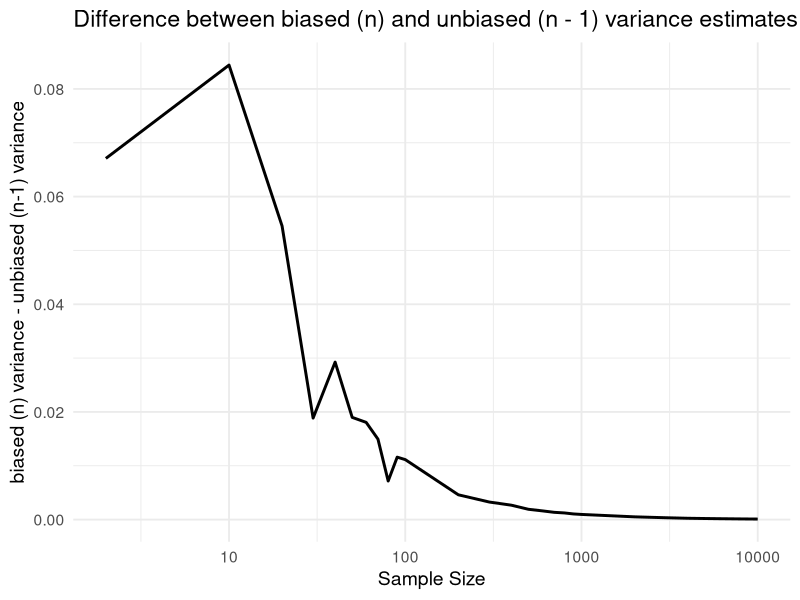
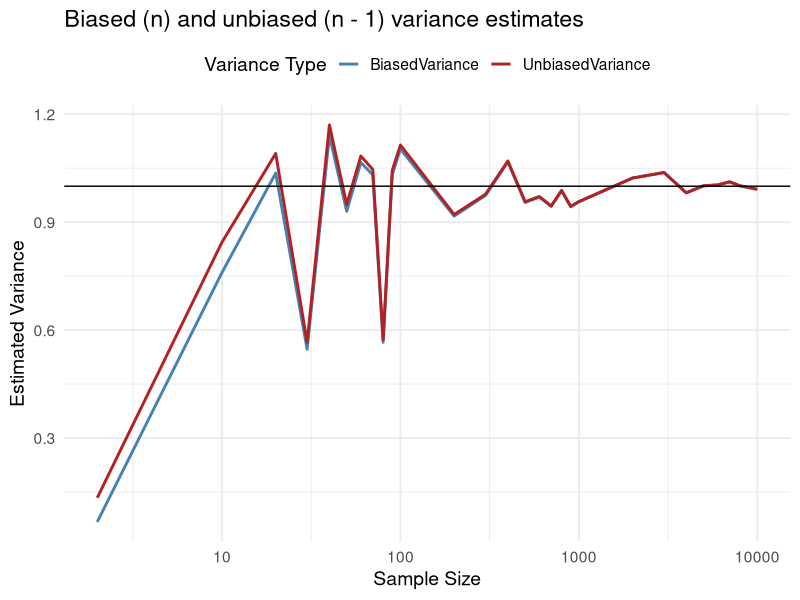

Source code (R) for these figures, in order: (Note: this script raises an error after producing the figures.)
# Load libraries
library(ggplot2)
library(dplyr)
library(tidyr)
library(patchwork)

# Set seed for reproducibility
set.seed(42)

# Create a large population from which to sample
population <- rnorm(100000, mean = 0, sd = 1)

true_population_variance <- var(population) * (length(population) - 1) / length(population)

# Define sample sizes
sample_sizes <- c(2,10,20,30,40,50,60,70,80,90,100,200,300,400,500,600,700,800,900,1000,2000,3000,4000,5000,6000,7000,8000,9000,10000)

# Initialize list to store results
results <- data.frame()

# Loop through sample sizes
for (n in sample_sizes) {
  sample <- sample(population, size = n, replace = FALSE)
  sample_mean <- mean(sample)
  ssq <- sum((sample - sample_mean)^2)
  
  biased_var <- ssq / n
  unbiased_var <- ssq / (n - 1)
  
  results <- rbind(results, data.frame(
    SampleSize = n,
    BiasedVariance = biased_var,
    UnbiasedVariance = unbiased_var,
    Difference = unbiased_var - biased_var
  ))
}

# Reshape data for ggplot
results_long <- results %>%
  pivot_longer(cols = c("BiasedVariance", "UnbiasedVariance"),
               names_to = "Type", values_to = "Variance") |> 
  mutate(
    diff_to_true_var = abs(1-Variance)
  )




results_long |> 
  ggplot(
    aes(
      x = SampleSize,
      y = Difference
    )
  )+
  geom_line(size = 1)+
  scale_x_log10()+
  labs(
    title = "Difference between biased (n) and unbiased (n - 1) variance estimates",
    x = "Sample Size", 
    y = "biased (n) variance - unbiased (n-1) variance",
    color = "Variance Type") +
  theme_minimal(base_size = 14) +
  theme(legend.position = "top")

# Plot
results_long |> 
  ggplot(
    aes(
      x = SampleSize, 
      y = Variance, 
      color = Type)) +
  geom_line(
    size = 1
    ) +
  geom_hline(yintercept = 1)+
  labs(
    title = "Biased (n) and unbiased (n - 1) variance estimates",
    x = "Sample Size", 
    y = "Estimated Variance",
    color = "Variance Type") +
  theme_minimal(base_size = 14) +
  scale_x_log10()+
  scale_color_manual(values = c("steelblue", "firebrick")) +
  theme(legend.position = "top")

# title = "Impact of Bessel's Correction on Sample Variance Estimates",

plt <- plt_var+plt_diff
